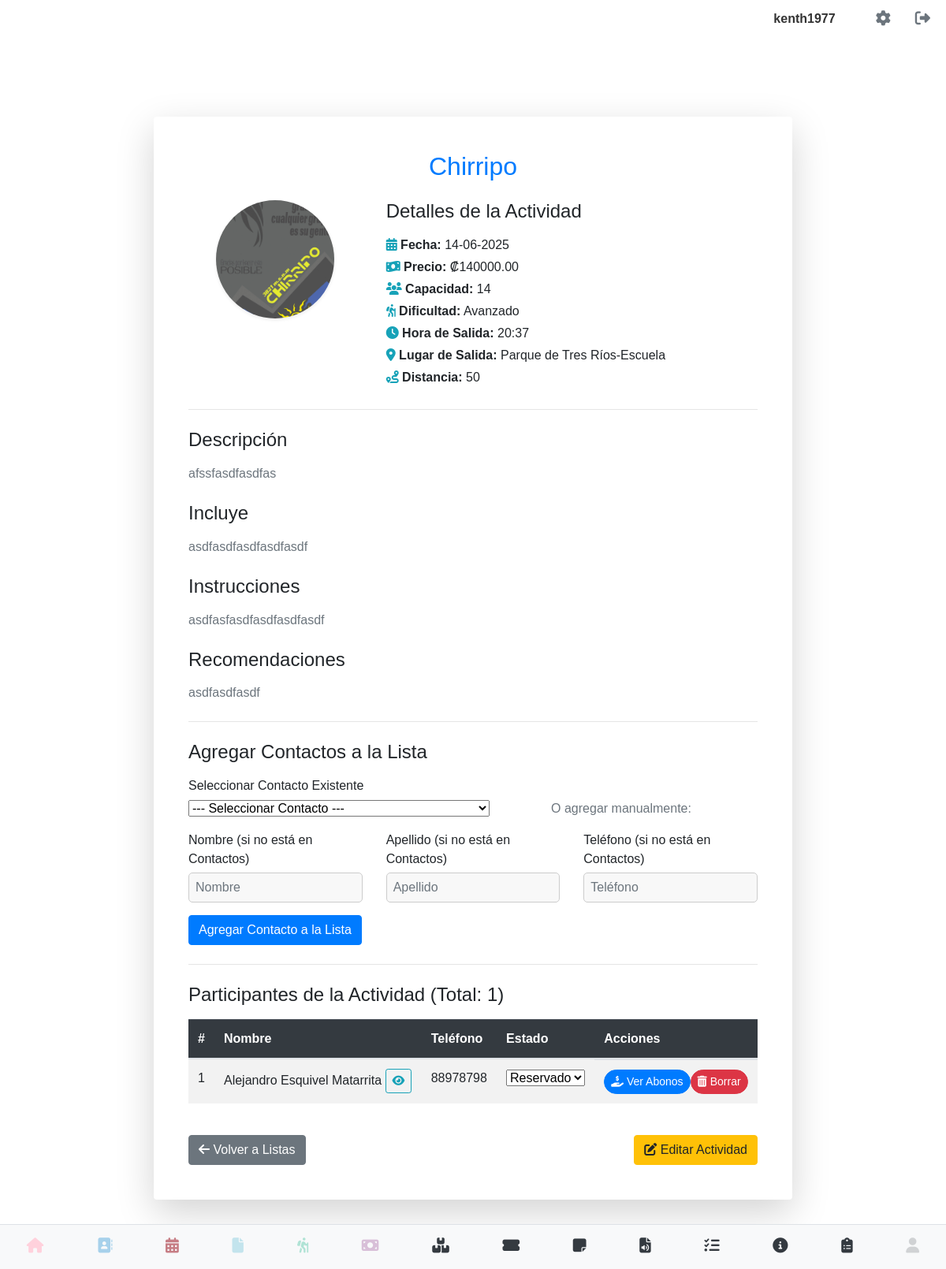
The app's page /detalle_lista/1 (signed in) with its own data.
### models.py (models this page shows, shortened)
class User(UserMixin, db.Model):
    __tablename__ = 'users' # Nombre de la tabla es 'users'
    id = db.Column(db.Integer, primary_key=True)
    username = db.Column(db.String(80), unique=True, nullable=False)
    email = db.Column(db.String(120), unique=True, nullable=False)
    cedula = db.Column(db.String(20), unique=True, nullable=False)
    telefono = db.Column(db.String(20), nullable=False)
    password_hash = db.Column(db.String(128))
    image_filename = db.Column(db.String(255), nullable=True)
    @property
    def is_authenticated(self):
        return True

class ListaActividad(db.Model):
    __tablename__ = 'lista_actividad'
    id = db.Column(db.Integer, primary_key=True)
    usuario_id = db.Column(db.Integer, db.ForeignKey('users.id'), nullable=False)
    avatar_actividad = db.Column(db.String(255), nullable=True)
    nombre_actividad = db.Column(db.String(255), nullable=False)
    fecha_actividad = db.Column(db.Date, nullable=False)
    precio_actividad = db.Column(db.Numeric(10, 2), nullable=False)
    capacidad = db.Column(db.String(50), nullable=False) # Cambiado a String para "Más de 45"
    dificultad_actividad = db.Column(db.String(50), nullable=False)
    hora_salida = db.Column(db.Time, nullable=False)
    lugar_salida = db.Column(db.String(255), nullable=False)
    distancia = db.Column(db.String(100), nullable=True)
    descripcion = db.Column(db.Text, nullable=True)
    incluye = db.Column(db.Text, nullable=True)
    instrucciones = db.Column(db.Text, nullable=True)
    recomendaciones = db.Column(db.Text, nullable=True)
    fecha_creacion = db.Column(db.DateTime, default=datetime.utcnow)
    contactos_actividad = db.relationship('ContactoActividad', backref='lista_actividad', lazy=True, cascade="all, delete-orphan")

class ContactoActividad(db.Model):
    __tablename__ = 'contacto_actividad'
    id = db.Column(db.Integer, primary_key=True)
    lista_actividad_id = db.Column(db.Integer, db.ForeignKey('lista_actividad.id'), nullable=False)
    contacto_id = db.Column(db.Integer, db.ForeignKey('contacto.id'), nullable=True) # Puede ser nulo si es manual
    nombre_manual = db.Column(db.String(100), nullable=True)
    apellido_manual = db.Column(db.String(100), nullable=True)
    telefono_manual = db.Column(db.String(20), nullable=True)
    estado = db.Column(db.String(50), default='Pendiente') # Pendiente, Reservado, Cancelado
    fecha_registro = db.Column(db.DateTime, default=datetime.utcnow)
    contacto = db.relationship('Contacto', backref=db.backref('actividades_apuntado', lazy=True))
    abonos = db.relationship('Abono', backref='contacto_actividad', lazy=True, cascade="all, delete-orphan")
    def get_nombre_completo(self):
        if self.contacto:
            return f"{self.contacto.nombre.title()} {self.contacto.primer_apellido.title() if self.contacto.primer_apellido else ''} {self.contacto.segundo_apellido.title() if self.contacto.segundo_apellido else ''}".strip()
        return f"{self.nombre_manual.title()} {self.apellido_manual.title() if self.apellido_manual else ''}".strip()
    def get_telefono(self):
        if self.contacto:
            return self.contacto.movil or self.contacto.telefono
        return self.telefono_manual

class Contacto(db.Model):
    __tablename__ = 'contacto'
    id = db.Column(db.Integer, primary_key=True)
    nombre = db.Column(db.String(100), nullable=False)
    primer_apellido = db.Column(db.String(100), nullable=True)
    segundo_apellido = db.Column(db.String(100), nullable=True)
    telefono = db.Column(db.String(20), nullable=False)
    movil = db.Column(db.String(20), nullable=True)
    email = db.Column(db.String(120), nullable=True)
    direccion = db.Column(db.String(200), nullable=True)
    tipo_actividad = db.Column(db.String(100), nullable=True)
    nota = db.Column(db.Text, nullable=True)
    fecha_ingreso = db.Column(db.DateTime, default=datetime.utcnow)
    direccion_mapa = db.Column(db.String(255), nullable=True)
    avatar_path = db.Column(db.String(255), nullable=True)
    usuario_id = db.Column(db.Integer, db.ForeignKey('users.id'), nullable=False)
    empresa = db.Column(db.String(100), nullable=True)
    sitio_web = db.Column(db.String(255), nullable=True)
    capacidad_persona = db.Column(db.String(50), nullable=True)
    participacion = db.Column(db.String(50), nullable=True)
    usuario = db.relationship('User', backref=db.backref('contactos', lazy=True))

### lista_abonos.py (the view, shortened to what this page needs)
@abonos_bp.route('/detalle_lista/<int:lista_id>', methods=['GET', 'POST'])
@login_required
def detalle_lista(lista_id):
    lista = ListaActividad.query.filter_by(id=lista_id, usuario_id=current_user.id).first_or_404()
    form_add_contact = ContactoActividadForm()
    if current_user and hasattr(current_user, 'id'):
        contactos_usuario = Contacto.query.filter_by(usuario_id=current_user.id).order_by(Contacto.nombre).all()
        form_add_contact.contacto_existente_id.choices = [(0, '--- Seleccionar Contacto ---')] + \
                                                         [(c.id, f"{c.nombre} {c.primer_apellido or ''} {c.segundo_apellido or ''} - {c.movil or c.telefono}") for c in contactos_usuario]
    else:
        form_add_contact.contacto_existente_id.choices = [(0, '--- No hay contactos disponibles ---')]
    form_abono = AbonoForm() # Formulario para agregar abonos
    contactos_en_lista = ContactoActividad.query.filter_by(lista_actividad_id=lista.id).all()
    return render_template(
        'detalle_lista.html',
        lista=lista,
        form_add_contact=form_add_contact,
        form_abono=form_abono,
        contactos_en_lista=contactos_en_lista
    )

### templates/detalle_lista.html (shortened to what this page needs)
{% extends 'base.html' %}
{% block content %}
<div class="container mt-5 mb-5">
    <div class="row justify-content-center">
        <div class="col-md-10 col-lg-9">
            <div class="card shadow-lg p-4 rounded-3 border-0">
                <div class="card-body">
                    <h2 class="card-title text-center mb-4 text-primary fw-bold">{{ lista.nombre_actividad }}</h2>
                    <div class="row mb-4">
                        <div class="col-md-4 text-center">
                            {% if lista.avatar_actividad %}
                                <img src="{{ url_for('static', filename='uploads/' + lista.avatar_actividad) }}" class="img-fluid rounded-circle shadow-sm" alt="Avatar de la Actividad" style="width: 150px; height: 150px; object-fit: cover;">
                            {% else %}
                                <div class="bg-light d-flex align-items-center justify-content-center rounded-circle" style="width: 150px; height: 150px;">
                                    <i class="fas fa-mountain fa-5x text-muted"></i>
                                </div>
                            {% endif %}
                        </div>
                        <div class="col-md-8">
                            <h4 class="mb-3">Detalles de la Actividad</h4>
                            <p class="mb-1"><i class="fas fa-calendar-alt me-2 text-info"></i> <strong>Fecha:</strong> {{ lista.fecha_actividad.strftime('%d-%m-%Y') }}</p>
                            <p class="mb-1"><i class="fas fa-money-bill-wave me-2 text-info"></i> <strong>Precio:</strong> ₡{{ "%.2f"|format(lista.precio_actividad) }}</p>
                            <p class="mb-1"><i class="fas fa-users me-2 text-info"></i> <strong>Capacidad:</strong> {{ lista.capacidad }}</p>
                            <p class="mb-1"><i class="fas fa-hiking me-2 text-info"></i> <strong>Dificultad:</strong> {{ lista.dificultad_actividad }}</p>
                            <p class="mb-1"><i class="fas fa-clock me-2 text-info"></i> <strong>Hora de Salida:</strong> {{ lista.hora_salida.strftime('%H:%M') }}</p>
                            <p class="mb-1"><i class="fas fa-map-marker-alt me-2 text-info"></i> <strong>Lugar de Salida:</strong> {{ lista.lugar_salida }}</p>
                            <p class="mb-1"><i class="fas fa-route me-2 text-info"></i> <strong>Distancia:</strong> {{ lista.distancia or 'N/A' }}</p>
                        </div>
                    </div>
                    <hr class="my-4">
                    <h4 class="mb-3">Descripción</h4>
                    <p class="text-muted">{{ lista.descripcion or 'No hay descripción disponible.' }}</p>
                    {% if lista.incluye %}
                    <h4 class="mt-4 mb-3">Incluye</h4>
                    <p class="text-muted">{{ lista.incluye }}</p>
                    {% endif %}
                    {% if lista.instrucciones %}
                    <h4 class="mt-4 mb-3">Instrucciones</h4>
                    <p class="text-muted">{{ lista.instrucciones }}</p>
                    {% endif %}
                    {% if lista.recomendaciones %}
                    <h4 class="mt-4 mb-3">Recomendaciones</h4>
                    <p class="text-muted">{{ lista.recomendaciones }}</p>
                    {% endif %}
                    <hr class="my-4">
                    <h4 class="mb-3">Agregar Contactos a la Lista</h4>
                    <form method="POST" class="mb-4">
                        <div class="row align-items-end mb-3">
                            <div class="col-md-6 mb-3 mb-md-0">
                                {{ form_add_contact.contacto_existente_id.label(class="form-label") }}
                                {{ form_add_contact.contacto_existente_id(class="form-select") }}
                            </div>
                            <div class="col-md-6 text-center d-flex align-items-center justify-content-center">
                                <span class="text-muted fw-bold">O agregar manualmente:</span>
                            </div>
                        </div>
                        <div class="row mb-3">
                            <div class="col-md-4 mb-3 mb-md-0">
                                {{ form_add_contact.nombre_manual.label(class="form-label") }}
                                {{ form_add_contact.nombre_manual(class="form-control", placeholder="Nombre") }}
                            </div>
                            <div class="col-md-4 mb-3 mb-md-0">
                                {{ form_add_contact.apellido_manual.label(class="form-label") }}
                                {{ form_add_contact.apellido_manual(class="form-control", placeholder="Apellido") }}
                            </div>
                            <div class="col-md-4">
                                {{ form_add_contact.telefono_manual.label(class="form-label") }}
                                {{ form_add_contact.telefono_manual(class="form-control", placeholder="Teléfono") }}
                            </div>
                        </div>
                        <div class="d-grid mt-3">
                            {{ form_add_contact.submit(class="btn btn-primary") }}
                        </div>
                    </form>
                    <hr class="my-4">
                    <h4 class="mb-3">Participantes de la Actividad (Total: {{ contactos_en_lista|length }})</h4>
                    {% if contactos_en_lista %}
                        <div class="table-responsive">
                            <table class="table table-hover table-striped">
                                <thead class="table-dark">
                                    <tr>
                                        <th scope="col">#</th>
                                        <th scope="col">Nombre</th>
                                        <th scope="col">Teléfono</th>
                                        <th scope="col">Estado</th>
                                        <th scope="col">Acciones</th>
                                    </tr>
                                </thead>
                                <tbody>
                                    {% for contacto_act in contactos_en_lista %}
                                    <tr>
                                        <td>{{ loop.index }}</td>
                                        <td>
                                            {{ contacto_act.get_nombre_completo() }}
                                            {% if contacto_act.contacto %}
                                                <a href="{{ url_for('contacto_detalle', id=contacto_act.contacto.id) }}" class="btn btn-sm btn-outline-info ms-2" title="Ver detalles del Contacto"><i class="fas fa-eye"></i></a>
                                            {% endif %}
                                        </td>
                                        <td>{{ contacto_act.get_telefono() }}</td>
                                        <td>
                                            <select class="form-select form-select-sm" onchange="updateContactoEstado({{ contacto_act.id }}, this.value)">
                                                <option value="Reservado" {% if contacto_act.estado == 'Reservado' %}selected{% endif %}>Reservado</option>
                                            </select>
                                        </td>
                                        <td class="d-flex flex-wrap gap-2">
                                            <a href="{{ url_for('abonos.ver_detalle_contacto_abonos', contacto_actividad_id=contacto_act.id) }}" class="btn btn-primary btn-sm rounded-pill"><i class="fas fa-hand-holding-usd me-1"></i> Ver Abonos</a>
                                            <button type="button" class="btn btn-danger btn-sm rounded-pill" onclick="confirmDeleteContactoLista({{ contacto_act.id }}, '{{ contacto_act.get_nombre_completo() }}')"><i class="fas fa-trash-alt me-1"></i> Borrar</button>
                                        </td>
                                    </tr>
                                    {% endfor %}
                                </tbody>
                            </table>
                        </div>
                    {% else %}
                        <div class="alert alert-warning text-center" role="alert">
                            No hay contactos añadidos a esta lista de actividad aún.
                        </div>
                    {% endif %}
                    <div class="d-flex justify-content-between mt-4">
                        <a href="{{ url_for('abonos.ver_lista') }}" class="btn btn-secondary"><i class="fas fa-arrow-left me-2"></i> Volver a Listas</a>
                        <a href="{{ url_for('abonos.editar_lista', lista_id=lista.id) }}" class="btn btn-warning"><i class="fas fa-edit me-2"></i> Editar Actividad</a>
                    </div>
                </div>
            </div>
        </div>
    </div>
</div>
{% endblock %}

### templates/base.html (shortened to what this page needs)
<!DOCTYPE html>
<html lang="es">
<head>
    <link rel="stylesheet" type="text/css" href="{{ url_for('static', filename='css/main.css') }}">
    <link rel="stylesheet" href="https://cdn.jsdelivr.net/npm/sweetalert2@11/dist/sweetalert2.min.css">
</head>
<body>
    <div class="contactos-container">
    {% if current_user.is_authenticated %}
        <div class="top-right">
            <span class="username-display">{{ current_user.username }}</span>
            <a href="{{ url_for('perfil') }}" class="gear-icon"><i class="fas fa-cog"></i></a>
            <a href="{{ url_for('logout') }}" class="logout-icon"><i class="fas fa-sign-out-alt"></i></a>
        </div>
    {% endif %}
</div>
<div class="container-block">
    {% block content %}
    {% endblock %}
</div>
{% include "navbar.html" %}
</body>
</html>

### records on screen
User: username "kenth1977"
ListaActividad: nombre_actividad "Chirripo", avatar_actividad (picture), fecha_actividad "14-06-2025", precio_actividad "140000.00", capacidad "14", dificultad_actividad "Avanzado", hora_salida "20:37", lugar_salida "Parque de Tres Ríos-Escuela", distancia "50", descripcion "afssfasdfasdfas", incluye "asdfasdfasdfasdfasdf", instrucciones "asdfasfasdfasdfasdfasdf", recomendaciones "asdfasdfasdf"
ContactoActividad: get_nombre_completo "Alejandro Esquivel Matarrita", get_telefono "88978798", estado+id "Reservado"

### other values on screen
{{ contactos_en_lista|length }} "1"
